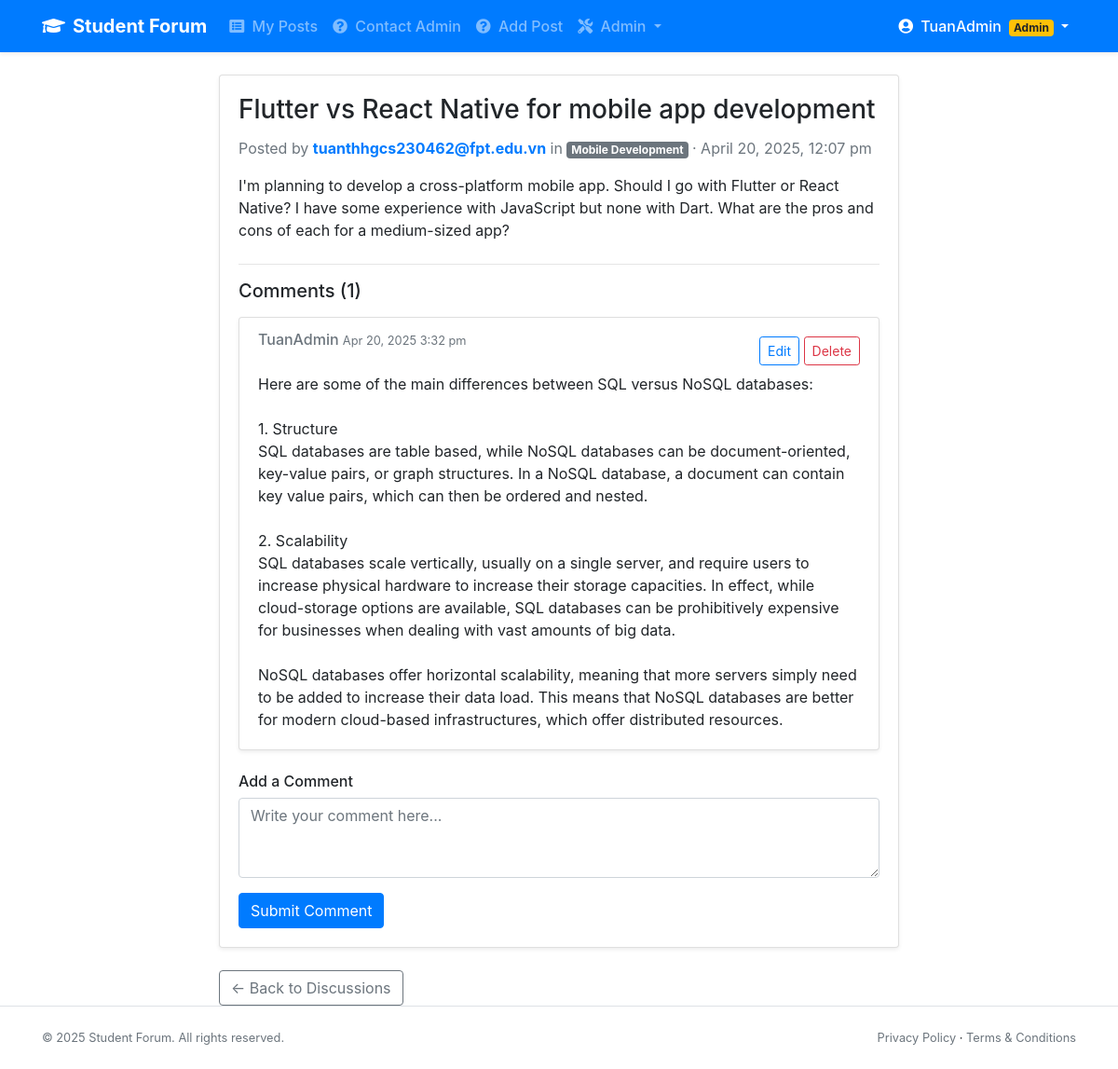
Page /app/views/post/post_detail.php?id=38 (signed in) on the committed database.
### tables this page shows
CREATE TABLE `posts` (
  `post_id` int(11) NOT NULL,
  `user_id` int(11) DEFAULT NULL,
  `module_id` int(11) DEFAULT NULL,
  `title` varchar(255) NOT NULL,
  `content` text NOT NULL,
  `image` varchar(255) DEFAULT NULL,
  `created_at` timestamp NOT NULL DEFAULT current_timestamp()
);

CREATE TABLE `users` (
  `user_id` int(11) NOT NULL,
  `username` varchar(50) NOT NULL,
  `email` varchar(100) NOT NULL,
  `password` varchar(255) NOT NULL,
  `role` enum('admin','student') DEFAULT 'student',
  `created_at` timestamp NOT NULL DEFAULT current_timestamp()
);

CREATE TABLE `modules` (
  `module_id` int(11) NOT NULL,
  `module_name` varchar(100) NOT NULL,
  `created_at` timestamp NOT NULL DEFAULT current_timestamp()
);

CREATE TABLE `comments` (
  `comment_id` int(11) NOT NULL,
  `post_id` int(11) NOT NULL,
  `user_id` int(11) NOT NULL,
  `content` text NOT NULL,
  `created_at` timestamp NOT NULL DEFAULT current_timestamp()
);

### app/bootstrap.php (called while the page is built, shortened)
<?php
$dotenv = Dotenv\Dotenv::createImmutable(__DIR__ . '/..');

### app/models/Post.php (called while the page is built, shortened)
<?php
class Post {
    private $pdo;
    public function __construct() {
        $database = new Database();
        $this->pdo = $database->connect();
    }
    public function getPostById($post_id) {
        $stmt = $this->pdo->prepare("SELECT posts.*, users.username, modules.module_name
                                     FROM posts
                                     JOIN users ON posts.user_id = users.user_id
                                     JOIN modules ON posts.module_id = modules.module_id
                                     WHERE posts.post_id = ?");
        $stmt->execute([$post_id]);
        return $stmt->fetch();
    }
}
?>

### config/database.php (called while the page is built, shortened)
<?php
class Database {
    private $host = "localhost";
    private $db_name = "student_forum";
    private $username = "root";
    private $password = "";
    public function connect() {
        try {
            $dsn = "mysql:host=" . $this->host . ";dbname=" . $this->db_name . ";charset=utf8mb4";
            $options = [
                PDO::ATTR_ERRMODE => PDO::ERRMODE_EXCEPTION,
                PDO::ATTR_DEFAULT_FETCH_MODE => PDO::FETCH_ASSOC,
                PDO::ATTR_EMULATE_PREPARES => false,
            ];
            $this->conn = new PDO($dsn, $this->username, $this->password, $options);
            return $this->conn;
        } catch (PDOException $e) {
            error_log("Database Connection Error: " . $e->getMessage(), 0);
            throw new Exception("Connection failed. Please try again later.");
        } catch (Exception $e) {
            error_log("General Error: " . $e->getMessage(), 0);
            throw new Exception("An error occurred. Please try again later.");
        }
    }
}
?>

### app/controllers/PostController.php (called while the page is built, shortened)
<?php
require_once __DIR__ . '/../bootstrap.php';
class PostController {
    private $postModel;
    public function __construct() {
        $this->postModel = new Post();
    }
    public function getPostById($post_id) {
        return $this->postModel->getPostById($post_id);
    }
}
?>

### app/models/Comment.php (called while the page is built, shortened)
<?php
class Comment {
    private $pdo;
    public function __construct() {
        $database = new Database();
        $this->pdo = $database->connect();
    }
    public function getCommentsByPostId($post_id) {
        $stmt = $this->pdo->prepare("SELECT comments.*, users.username
                                     FROM comments
                                     JOIN users ON comments.user_id = users.user_id
                                     WHERE comments.post_id = ?
                                     ORDER BY comments.created_at ASC");
        $stmt->execute([$post_id]);
        return $stmt->fetchAll();
    }
}

### app/controllers/CommentController.php (called while the page is built, shortened)
<?php
class CommentController {
    private $commentModel;
    public function __construct() {
        $this->commentModel = new Comment();
    }
    public function getCommentsByPostId($post_id) {
        return $this->commentModel->getCommentsByPostId($post_id);
    }
}
?>

### app/views/post/post_detail.php (the view, shortened to what this page needs)
<?php
$post_id = $_GET['id'];
$postController = new PostController();
$post = $postController->getPostById($post_id);
$commentController = new CommentController();
$comments = $commentController->getCommentsByPostId($post_id);
include '../components/header.php';
?>
<div class="container mt-4">
    <div class="row">
        <div class="col-md-8 offset-md-2">
            <div class="card shadow-sm">
                <div class="card-body">
                    <h3 class="card-title"><?= $post["title"]; ?></h3>
                    <div class="d-flex align-items-center mb-3">
                        <div>
                            <span class="text-muted">Posted by </span>
                            <a href="#" class="font-weight-bold"><?= $post["username"]; ?></a>
                            <span class="text-muted"> in </span>
                            <span class="badge badge-secondary"><?= $post["module_name"]; ?></span>
                            <span class="text-muted"> · <?= date('F j, Y, g:i a', strtotime($post["created_at"])); ?></span>
                        </div>
                    </div>
                    <div class="post-content mb-4">
                        <p><?= nl2br($post["content"]); ?></p>
                    </div>
                    <hr>
                    <div class="comments-section">
                        <h5 class="mb-3">Comments (<?= count($comments); ?>)</h5>
                        <?php if (!empty($comments)): ?>
                            <?php foreach ($comments as $comment): ?>
                                <div class="comment card mb-2" id="comment-<?= $comment['comment_id']; ?>">
                                    <div class="card-body">
                                        <div class="d-flex justify-content-between">
                                            <h6 class="card-subtitle mb-2 text-muted">
                                                <?= $comment["username"]
                                                ; ?>
                                                <small><?= date('M j, Y g:i a', strtotime($comment["created_at"])); ?></small>
                                            </h6>
                                            <?php if (isset($_SESSION['user_id']) && $_SESSION['user_id'] == $comment['user_id']): ?>
                                                <div>
                                                    <button class="btn btn-sm btn-outline-primary edit-comment-btn"
                                                            data-comment-id="<?= $comment['comment_id']; ?>">
                                                        Edit
                                                    </button>
                                                    <form action="/student_forum/app/controllers/CommentController.php?action=delete" method="post" class="d-inline">
                                                        <button type="submit" class="btn btn-sm btn-outline-danger"
                                                            onclick="return confirm('Are you sure you want to delete this comment?')">Delete
                                                        </button>
                                                    </form>
                                                </div>
                                            <?php endif; ?>
                                        </div>
                                        <div id="comment-content-<?= $comment['comment_id']; ?>">
                                            <p class="card-text mt-2"><?= nl2br($comment["content"]); ?></p>
                                        </div>
                                    </div>
                                </div>
                            <?php endforeach; ?>
                        <?php else: ?>
                            <p class="text-muted">No comments yet. Be the first to comment!</p>
                        <?php endif; ?>
                        <?php if (isset($_SESSION['user_id'])): ?>
                            <div class="comment-form mt-4">
                                <h6>Add a Comment</h6>
                                <form action="/student_forum/app/controllers/CommentController.php?action=create" method="post">
                                    <div class="form-group">
                                        <textarea class="form-control" name="content" rows="3" placeholder="Write your comment here..." required></textarea>
                                    </div>
                                    <button type="submit" class="btn btn-primary">Submit Comment</button>
                                </form>
                            </div>
                        <?php else: ?>
                            <div class="alert alert-info mt-4">
                                Please <a href="/student_forum/app/views/auth/login.php">login</a> to comment.
                            </div>
                        <?php endif; ?>
                    </div>
                </div>
            </div>
            <div class="mt-3">
                <a href="/student_forum/public/index.php  " class="btn btn-outline-secondary">&larr; Back to Discussions</a>
            </div>
        </div>
    </div>
</div>
<?php include '../components/footer.php'; ?>

### public/assets/css/styles.css (style rules this page uses)
:root { --primary-color: #007bff; --primary-hover: #0056b3; --secondary-color: #6c757d; --light-bg: #f8f9fc; --white: #ffffff; --border-color: #e3e6f0; --text-color: #3a3b45; --text-muted: #858796; --shadow-sm: 0 0.125rem 0.25rem rgba(0, 0, 0, 0.075); --shadow: 0 0.15rem 1.75rem 0 rgba(58, 59, 69, 0.15); --radius: 0.35rem; }
body { color: var(--text-color); text-align: left; background-color: var(--light-bg); font-family: 'Nunito', -apple-system, BlinkMacSystemFont, "Segoe UI", Roboto, "Helvetica Neue", Arial, sans-serif; line-height: 1.6; }
h1, h2, h3, h4, h5, h6 { font-weight: 600; margin-bottom: 0.5rem; }
.card { border: none; border-radius: var(--radius); box-shadow: var(--shadow-sm); margin-bottom: 1.5rem; background-color: var(--white); }
.card-body { flex: 1 1 auto; min-height: 1px; padding: 1.25rem; }
.btn { border-radius: var(--radius); padding: 0.375rem 1rem; font-weight: 500; transition: all 0.15s ease-in-out; }
.btn-primary { background-color: var(--primary-color); border-color: var(--primary-color); }
.form-control { border-radius: var(--radius); border: 1px solid var(--border-color); padding: 0.375rem 0.75rem; }

### rows in the picture
posts: title "Flutter vs React Native for mobile app development", user.username "tuanthhgcs230462@fpt.edu.vn", module.module_name "Mobile Development", created_at "April 20, 2025, 12:07 pm", content "I'm planning to develop a cross-platform mobile app. Should I go with Flutter or React Native? I have some experience with JavaScript but none with Dart. What are the pros and cons of each for a medium-sized app?"
comments: user.username "TuanAdmin", created_at "Apr 20, 2025 3:32 pm", content "Here are some of the main differences between SQL versus NoSQL databases: 1. Structure SQL databases are table based, while NoSQL databases can be document-oriented, key-value pairs, or graph structures. In a NoSQL database, a document can contain key value pairs, which can then be ordered and nested. 2. Scalability SQL databases scale vertically, usually on a single server, and require users to increase physical hardware to increase their storage capacities. In effect, while cloud-storage options are available, SQL databases can be prohibitively expensive for businesses when dealing with vast amounts of big data. NoSQL databases offer horizontal scalability, meaning that more servers…"

### other values in the picture
$_SESSION['username'] "TuanAdmin"
count($comments) "1"
